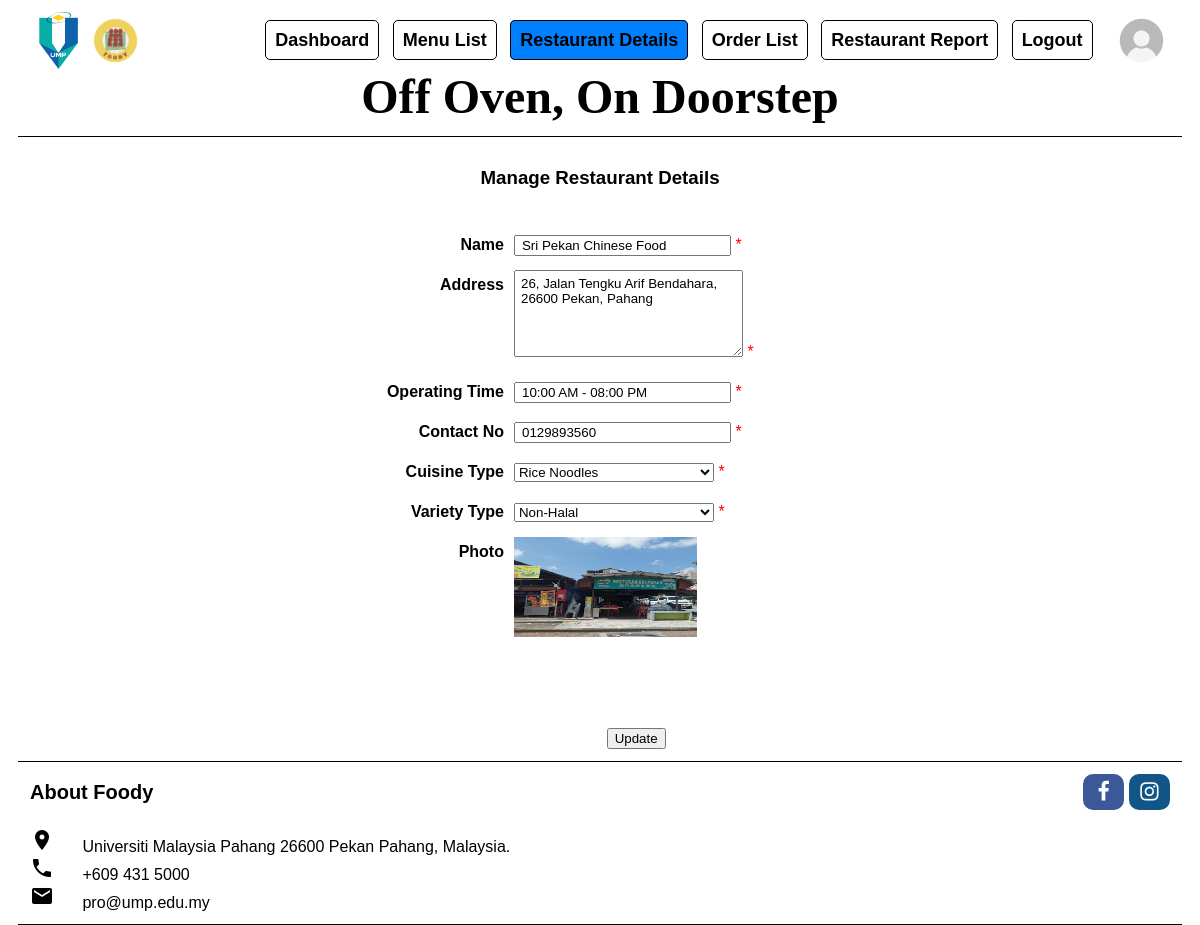
The app's page /restaurant_owner/ro_restaurantDetails.php (signed in) with its own data.
### tables this page shows
CREATE TABLE `res_details` (
  `rd_ID` int NOT NULL,
  `rdName` varchar(100) DEFAULT NULL,
  `rdLocation` varchar(100) DEFAULT NULL,
  `rdOpTime` varchar(100) DEFAULT NULL,
  `rdContactNo` varchar(100) DEFAULT NULL,
  `cuisinesType` varchar(100) DEFAULT NULL,
  `varietyType` varchar(100) DEFAULT NULL,
  `rdPhoto` varchar(100) DEFAULT NULL,
  `RO_username` varchar(100) DEFAULT NULL
);

### restaurant_owner/ro_restaurantDetails.php (the view, shortened to what this page needs)
<?php
include '../db/db.php';
$RO_username=$_SESSION['RO_username'];
$sql="SELECT * FROM `res_details` WHERE RO_username='$RO_username';";
$result = mysqli_query($conn, $sql) or die (mysqli_error());
$row = mysqli_fetch_array($result);
$numRow = mysqli_num_rows($result);
$id = $row['rd_ID'] ?? NULL;
$rdName = $row['rdName']  ?? NULL;
$rdLocation = $row['rdLocation'] ?? NULL;
$rdOpTime = $row['rdOpTime'] ?? NULL;
$rdContactNo = $row['rdContactNo'] ?? NULL;
$cuisinesType = $row['cuisinesType'] ?? NULL;
$varietyType = $row['varietyType'] ?? NULL;
$rdPhoto = $row['rdPhoto'] ?? "no-image.png";
?>
<!DOCTYPE html>
<html lang="en">
<head>
    <link rel="stylesheet" href="../css/menu.css">
    <link rel="stylesheet" href="../css/header_footer.css">
    <link rel="stylesheet" href="https://cdnjs.cloudflare.com/ajax/libs/font-awesome/4.7.0/css/font-awesome.min.css">
</head>
<body>
    <header class="wrapper">
        <img src="../resources/ump logo.png" alt="UMP" width="5%">
        <img src="../resources/foody logo.png" alt="Foody" width="5%">
        <nav>
            <a href="ro_dashboard.php">Dashboard</a>
            <a href="ro_menuList.php">Menu List</a>
            <a class="active" href="ro_restaurantDetails.php">Restaurant Details</a>
            <a href="ro_orderList.php">Order List</a>
            <a href="ro_report.php">Restaurant Report</a>
            <a href="javascript:void(0);" onclick="return logout();">Logout</a>
        </nav>
        <img src="../resources/profile.jpg" alt="profile" width="5%">
        <br>
        <h3 class="center-text">Off Oven, On Doorstep</h3>
    </header>
    <div class="wrapper">
        <br>
        <h3 style="text-align: center;">Manage Restaurant Details</h3>
        <br>
        <br>
        <?php
            if ($numRow > 0) {
                echo("<form action='../db/updatedb.php?id=$id&action=rDetails' name='resForm' method='post' enctype='multipart/form-data'>");
            }
            else {
                echo("<form action='../db/updatedb.php?action=rDetailsAdd' name='resForm' method='post' enctype='multipart/form-data'>");
            }
        ?>
            <div class="con-table">
            <table class="table-border">
                <tr>
                    <td class="t-border th">Name</td>
                    <td class="t-border col-20"><input type="text" required name="rdName" size="23px" value="<?php echo $rdName ?>">
                    <span class="error">*</span>
                </td>
                </tr>
                <tr>
                    <td class="t-border th">Address</td>
                    <td class="t-border col-20"><textarea name="rdLocation"  required cols="25" rows="5"><?php echo $rdLocation ?></textarea>
                    <span class="error">*</span>
                </td>
                </tr>
                <tr>
                    <td class="t-border th">Operating Time</td>
                    <td class="t-border col-20"><input type="text"  required placeholder="10:00 AM - 08:00 PM" pattern="(1[012]|[1-9]):[0-5][0-9](\\s)?(?i)(AM|PM) - (1[012]|[1-9]):[0-5][0-9](\\s)?(?i)(AM|PM)" name="rdOpTime" size="23px" value="<?php echo $rdOpTime ?>">
                    <span class="error">*</span>
                </td>
                </tr>
                <tr>
                    <td class="t-border th">Contact No</td>
                    <td class="t-border col-20"><input type="tel"  required placeholder="0123456789" pattern="[0-9]{2,3}-*[0-9]{7,8}" name="rdContactNo" size="23px" value="<?php echo $rdContactNo ?>">
                    <span class="error">*</span>
                </td>
                </tr>
                <tr>
                    <td class="t-border th">Cuisine Type</td>
                    <td class="t-border col-20"><select name="cuisinesType" required style="width: 200px;">
                        <option <?=strpos($cuisinesType, "Rice Noodles") !== false?'selected="selected"':'';?> value="Rice Noodles">Rice Noodles</option>
                    </select>
                    <span class="error">*</span>
                </td>
                </tr>
                <tr>
                    <td class="t-border th">Variety Type</td>
                    <td class="t-border col-20"><select name="varietyType" required style="width: 200px;">
                        <option <?=strpos($varietyType, "Non-Halal") !== false?'selected="selected"':'';?> value="Non-Halal">Non-Halal</option>
                    </select>
                    <span class="error">*</span>
                </td>
                </tr>
                <tr>
                    <td class="t-border th">Photo</td>
                    <td class="t-border col-20">
                        <img id="image" style="padding-right: 10px; object-fit: fill; width: 70%" src="<?php echo $rdPhoto; ?>" alt="<?php echo $rdPhoto; ?>">
                        <br>
                        <br>
                        <br>
                        <br>
                        <br>
                    </td>
                </tr>
            </table>
        </div>
        <br>
        <br>
            <?php
                if ($numRow > 0) {
            ?>
            <?php
                    echo("<input type='submit' class='btn' style='left: 50%;' value='Update'>");
                }
                else {
                    echo("<input type='submit' class='btn' style='left: 50%;' value='Add'>");
                }
            ?>
        </form>
    </div>
    <footer class="wrapper">
        <div>
            <p style="font-size: 20px;"> <b>About Foody</b> </p>
            <div>
                <a href="#" class="fa fa-facebook fa-lg"></a>
                <a href="#" class="fa fa-instagram fa-lg"></a>
            </div>
        </div>
        <br><i class="material-icons">location_on</i>
        <span class="icon-text"> Universiti Malaysia Pahang 26600 Pekan Pahang, Malaysia. </span>
        <br><i class="material-icons">local_phone</i>
        <span class="icon-text"> +609 431 5000 </span>
        <br><i class="material-icons">email</i>
        <span class="icon-text"> pro@ump.edu.my </span>
    </footer>
</body>
</html>

### css/menu.css (style rules this page uses)
* { margin: 0; padding: 0; font-family: Arial, Helvetica, sans-serif; }
.wrapper { width: 95%; padding: 1%; margin: 0 auto; border-bottom: 1px solid black; }
.center-text { text-align: center; }
.error { color: #FF0000; }
input { padding: 1px 6px; }
textarea { padding: 5px 6px; }
table { width: 100%; }
.table-border { border-collapse: collapse; }
.table-border tr { line-height: 30px; }
.th { width: 10%; padding: 5px; text-align: right; font-weight: bold; vertical-align: top; }
.col-20 { vertical-align: middle; width: 40%; padding: 5px; text-align: left; }
.con-table tr td:last-child { width: 1%; white-space: nowrap; }
.con-table { margin: 0 15vw; width: 50%; }
tr, td { padding: 0.5em; overflow: hidden; word-break: normal; }
table tr td img { float: left; width: 100px; height: 100px; object-fit: cover; }
.btn { position: relative; display: inline-block; margin-left: 0.5em; margin-right: 0.5em; }

### css/header_footer.css (style rules this page uses)
header, footer { width: 100%; }
header { display: flex; flex-flow: wrap; justify-content: space-between; align-items: center; white-space: nowrap; }
header > nav { margin-left: auto; margin-right: 1%; text-decoration: none; }
header > nav > a { border: black solid 1px; text-decoration: none; padding: 0.5em; margin-right: 0.5em; border-radius: 5px; color: black; font-weight: bold; font-size: 18px; }
header > nav > a.active { color: black; background-color: rgb(0 ,128 ,255); }
header > h3 { font-weight: bold; width: 100%; text-align: center; font-family: Georgia Garamond; font-size: 300%; }
footer > div { display: flex; justify-content: space-between; align-items: center; white-space: nowrap; }
footer > div > div { margin-left: auto; }
.fa { padding: 10px; width: 1em; border-radius: 10px; text-align: center; font-size: 1.5em; text-decoration: none; }
.fa-facebook { background: #3B5998; color: white; }
.fa-instagram { background: #125688; color: white; }
.icon-text { display: inline-flex; align-items: center; padding:0 24px; }

### records on screen
res_details: rdName "Sri Pekan Chinese Food", rdLocation "26, Jalan Tengku Arif Bendahara, 26600 Pekan, Pahang", rdOpTime "10:00 AM - 08:00 PM", rdContactNo "0129893560", cuisinesType "Rice Noodles", varietyType "Non-Halal", rdPhoto (picture)
